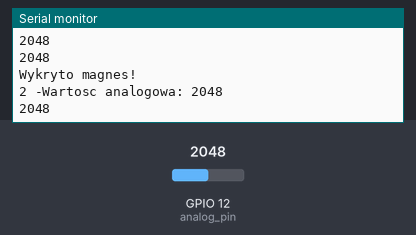
This sketch was run on a simulated ESP32-S2. Shown: the last lines printed to the serial monitor. Inputs (shaded band) come from the test bench; at power-on: GPIO 12 (analog_pin) = 2048.

Above: at 1.2 s.
1.3 s: GPIO 12 (analog_pin) set to 2866
At 1.31 s:
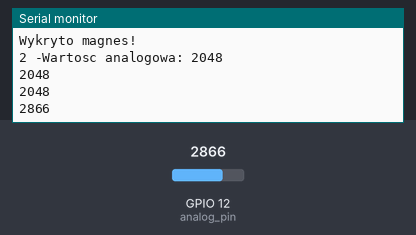
2.8 s: GPIO 12 (analog_pin) set to 3603
At 2.81 s:
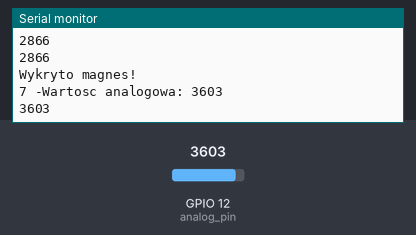
Timing chart, 0 to 5.8 s (numbered marks = the images above; inputs shaded):
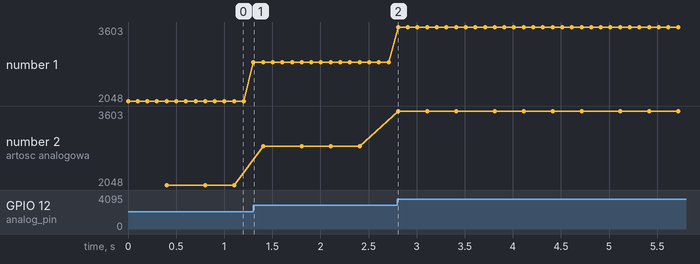

Measured:
- after the input at 1.3 s, the serial monitor: prints a new line at once (image 1)
- after the input at 2.8 s, the serial monitor: prints a new line at once (image 2)
- plotted number 1: 2048 → 2866 after the input at 1.3 s, 2866 → 3603 after the input at 2.8 s
- plotted number 2: 2048 → 2866 after the input at 1.3 s, 2866 → 3603 after the input at 2.8 s

The sketch:

25_esp32s2_hallotron.ino
```cpp
int c = 0;
long m = millis();
int analog_pin = 12;
int neutral_value_max = 5370;
int neutral_value_min = 5480;
void setup()
{
 Serial.begin(9600);

//  pinMode(3,INPUT);

}

void loop()
{
  int wartosc_cyfrowa = 0;
  int wartosc_analogowa = 0;

  // wartosc_cyfrowa = digitalRead(3);
  wartosc_analogowa = analogRead(analog_pin);

  // if (wartosc_cyfrowa== LOW || wartosc_analogowa > 5500)
   if ( (wartosc_analogowa < neutral_value_max || wartosc_analogowa > neutral_value_min) && millis()-m >300)
  {
    // srednio 5420-5430 w spoczynku
    Serial.println("Wykryto magnes!");
    Serial.print(c);
    Serial.print(" -Wartosc analogowa: ");
    Serial.println(wartosc_analogowa);
    c++;
    m = millis();
  }

Serial.println(wartosc_analogowa);

  delay(100);


}
```
